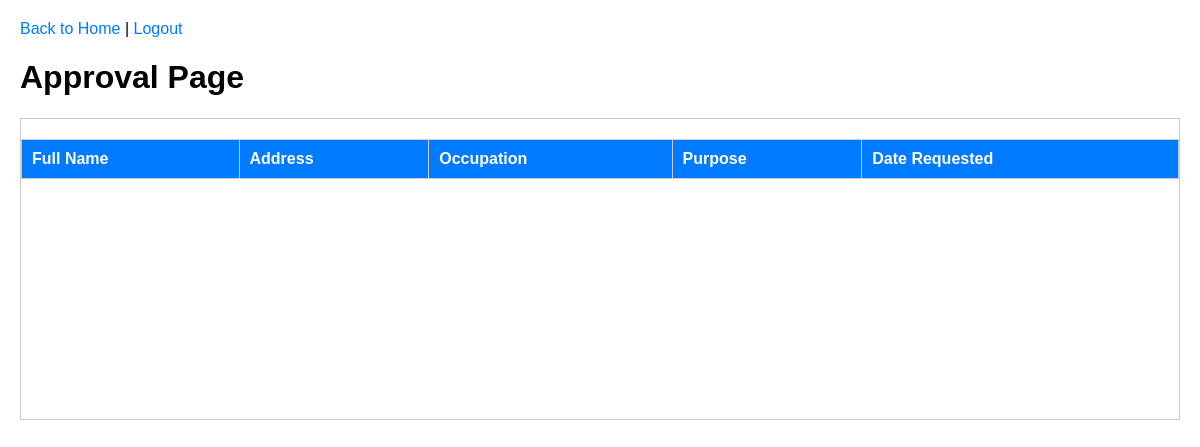
The page /approval (signed in) on the database as committed earlier.
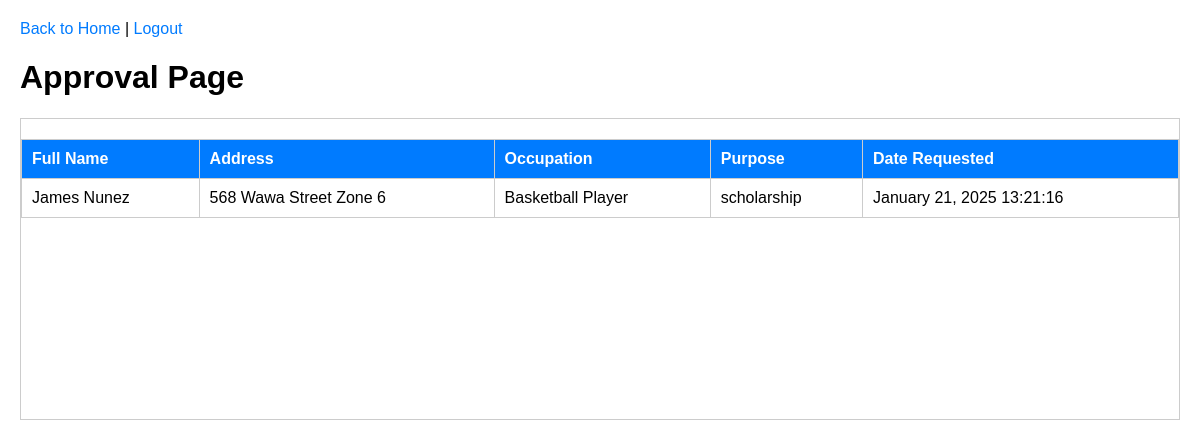
The same page on the database as committed later.
### app.py (models this page shows, shortened)
class Resident(db.Model):
    id = db.Column(db.Integer, primary_key=True)
    full_name = db.Column(db.String(100), nullable=False)
    address = db.Column(db.String(200), nullable=False)
    occupation = db.Column(db.String(100), nullable=False)
    purpose = db.Column(db.String(200), nullable=False)
    date_requested = db.Column(db.DateTime, nullable=False, default=datetime.utcnow)
    date_issued = db.Column(db.DateTime)
    status = db.Column(db.String(20), default='pending')
    approvals = db.relationship('ApprovalLog', backref='resident', cascade='all, delete-orphan')

### app.py (the view)
@app.route('/approval')
@login_required
def approval():
    pending_residents = Resident.query.filter_by(status='pending').all()
    return render_template('approval.html', residents=pending_residents)

### app.py (called while the page is built)
@login_manager.user_loader
def load_user(user_id):
    return Account.query.get(int(user_id))

@app.before_request
def restrict_access():
    if current_user.is_authenticated:
        restricted_routes = {
            'admin': [],
            'user': ['manage_users'],
        }
        if current_user.role not in restricted_routes:
            return
        if request.endpoint in restricted_routes.get(current_user.role, []):
            flash('You are not authorized to access this page.', 'danger')
            return redirect(url_for('home_screen'))

### templates/approval.html (shortened to what this page needs)
<!DOCTYPE html>
<html lang="en">
<head>
</head>
<body>
    <div class="header">
        <a href="{{ url_for('home_screen') }}">Back to Home</a> |
        <a href="{{ url_for('logout') }}">Logout</a>
    </div>
    <h1>Approval Page</h1>
    <div class="pending-approvals" style="overflow-y: scroll; height: 300px; border: 1px solid #ccc;">
        <table border="1">
            <thead>
                <tr>
                    <th>Full Name</th>
                    <th>Address</th>
                    <th>Occupation</th>
                    <th>Purpose</th>
                    <th>Date Requested</th>
                </tr>
            </thead>
            <tbody>
                {% for resident in residents %}
                <tr>
                    <td>{{ resident.full_name }}</td>
                    <td>{{ resident.address }}</td>
                    <td>{{ resident.occupation }}</td>
                    <td>{{ resident.purpose }}</td>
                    <td>{{ resident.date_requested.strftime('%B %d, %Y %H:%M:%S') }}</td>
                </tr>
                {% endfor %}
            </tbody>
        </table>
    </div>
</body>
</html>

Rows that differ between the two databases and show on the page:
now on this page (row edited): Resident: full_name "James Nunez", address "568 Wawa Street Zone 6", occupation "Basketball Player", purpose "scholarship", date_requested "January 21, 2025 13:21:16"
